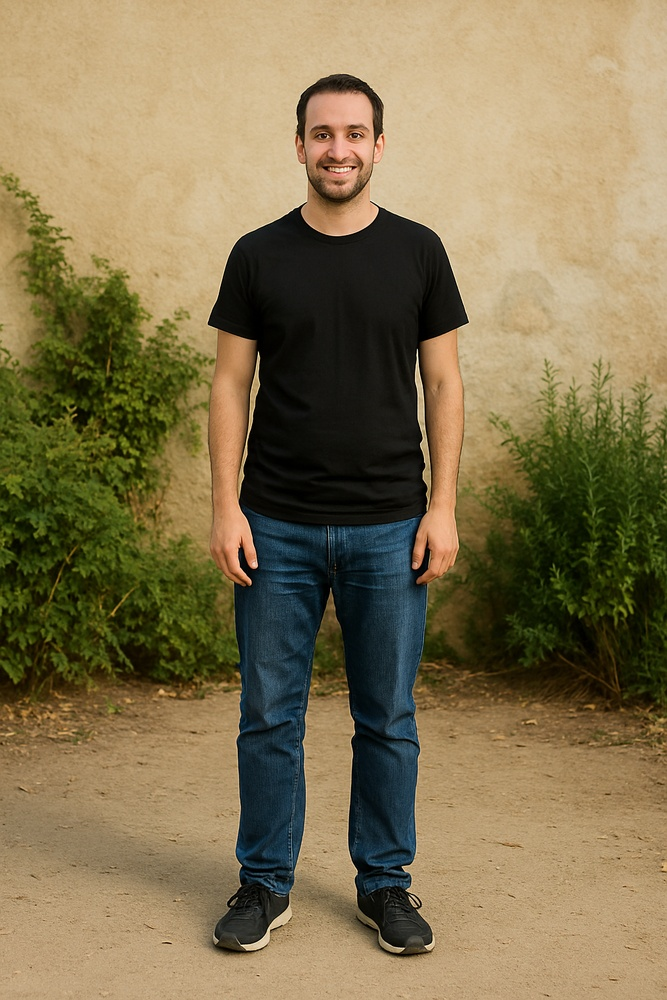
#> input picture assets/person.jpg, 667 x 1000 px, shrunk from 1024 x 1536 before the run
$ python -i shadow_detection.py   (imports and definitions only)
#> lines starting #> are read from the running program, lines starting #| are printed output that depends on the picture; after the words box and inside, x2 and y2 are one past the last pixel; in counts of white or black regions, pixels touching at a corner belong together
import cv2
import numpy as np

def detect_shadows(bg_path, threshold=60):
#> called with bg_path = '../assets/person.jpg', threshold = 60
    img = cv2.imread(bg_path, cv2.IMREAD_COLOR)
#> img is the input picture: shape (1000, 667, 3); mean B, G, R 80.4, 115.5, 130.3
    gray = cv2.cvtColor(img, cv2.COLOR_BGR2GRAY)
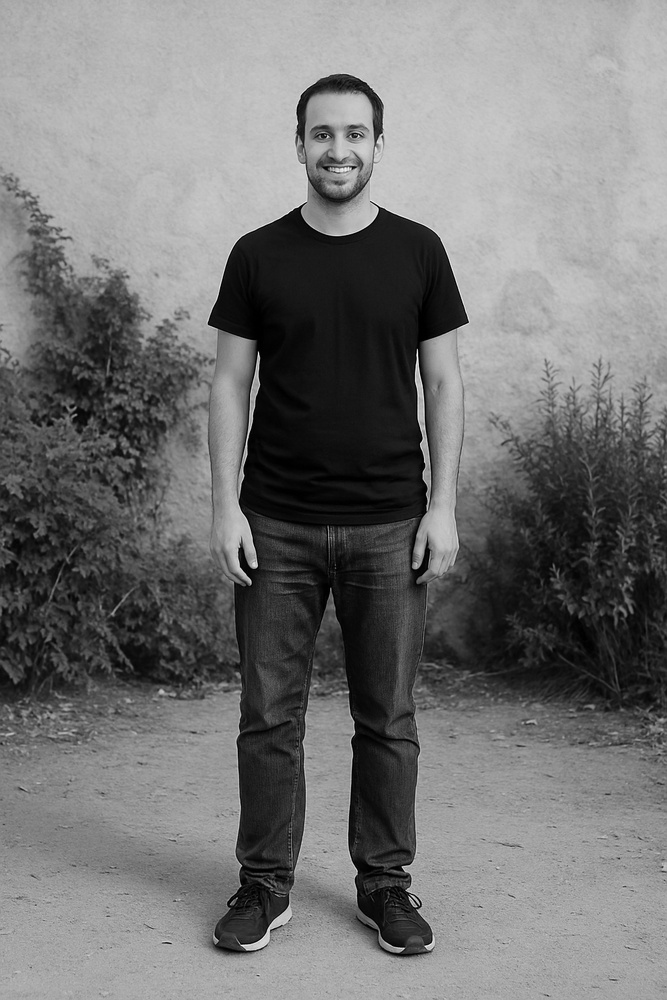
#> gray: shape (1000, 667); min 0, max 252, mean 115.9

    # Simple shadow detection by thresholding dark areas (tune threshold)
    _, shadow_mask = cv2.threshold(gray, threshold, 255, cv2.THRESH_BINARY_INV)
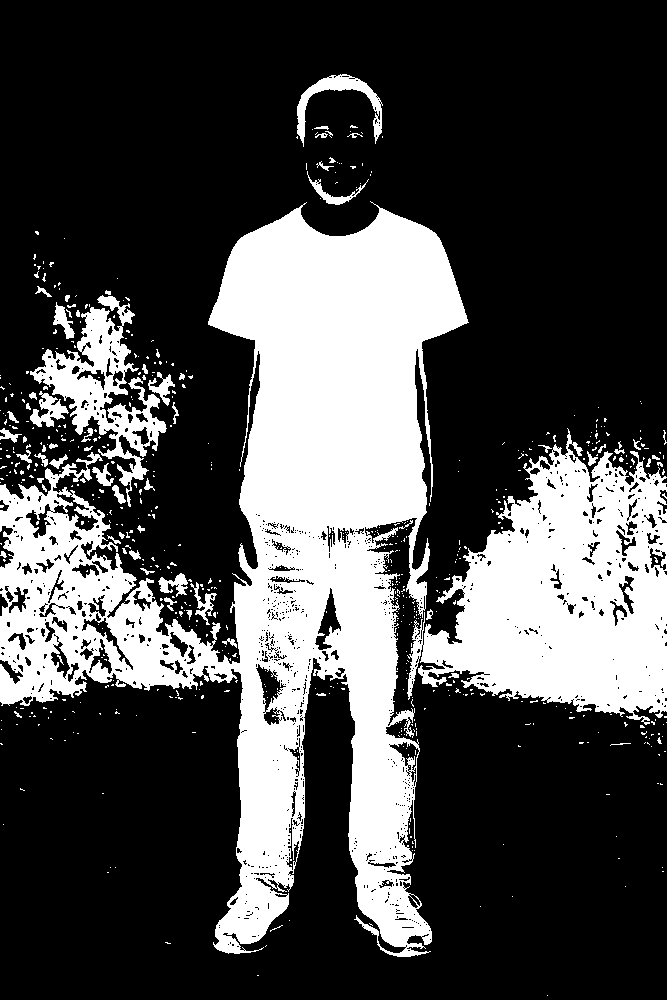
#> shadow_mask: shape (1000, 667); 29.1% white; 618 white regions (552 under 20 px), largest, box (x1, y1, x2, y2) and area: (0, 201, 469, 957) 133484, (407, 428, 667, 725) 44075, (30, 295, 167, 507) 8236

    # Morphological ops to smooth shadow mask
    kernel = cv2.getStructuringElement(cv2.MORPH_ELLIPSE, (15,15))
    shadow_mask = cv2.morphologyEx(shadow_mask, cv2.MORPH_CLOSE, kernel)
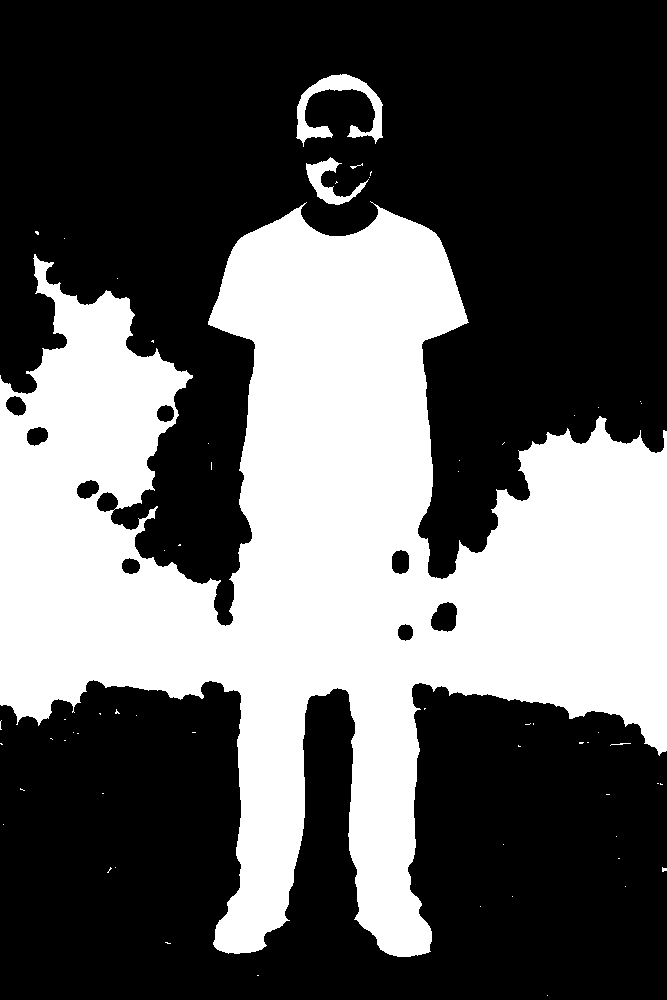
#> shadow_mask: shape (1000, 667); 36.7% white; 59 white regions (54 under 20 px), largest, box (x1, y1, x2, y2) and area: (0, 201, 667, 957) 241583, (296, 74, 383, 147) 2079, (306, 157, 369, 205) 975, (610, 743, 631, 746) 24, (350, 163, 363, 169) 22
    shadow_mask = cv2.GaussianBlur(shadow_mask, (21,21), 0)
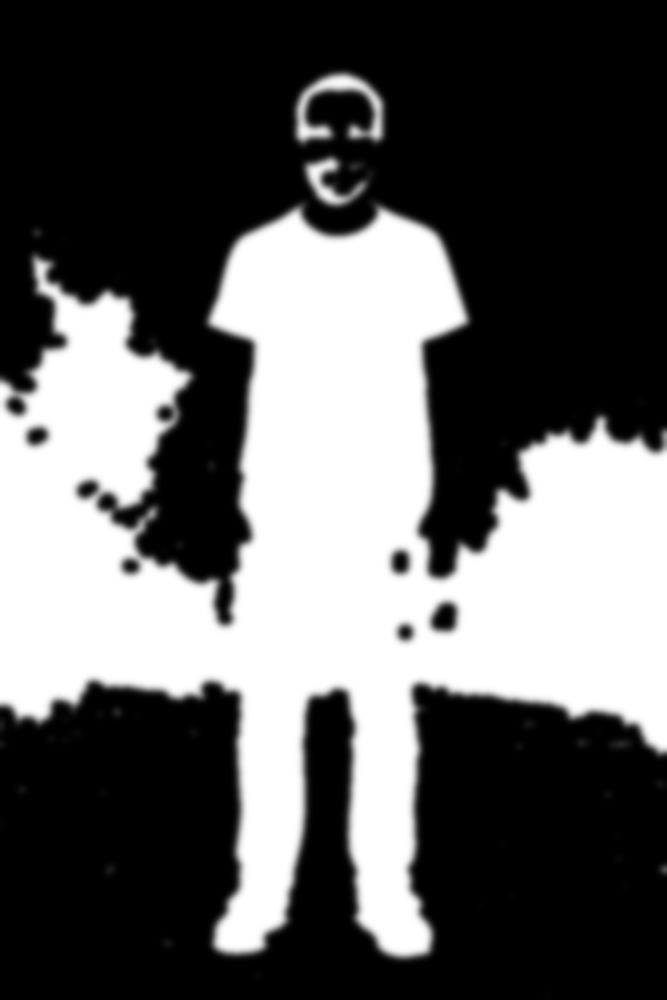
#> shadow_mask: shape (1000, 667); min 0, max 255, mean 93.6

    return shadow_mask

>>> result = detect_shadows('../assets/person.jpg')
